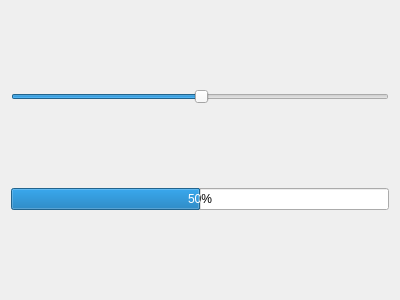
<?xml version="1.0" encoding="UTF-8"?>
<ui version="4.0">
 <class>Dialog</class>
 <widget class="QDialog" name="Dialog">
  <property name="geometry">
   <rect>
    <x>0</x>
    <y>0</y>
    <width>400</width>
    <height>300</height>
   </rect>
  </property>
  <property name="windowTitle">
   <string>Dialog</string>
  </property>
  <layout class="QVBoxLayout" name="verticalLayout">
   <item>
    <widget class="QSlider" name="horizontalSlider">
     <property name="value">
      <number>50</number>
     </property>
     <property name="orientation">
      <enum>Qt::Horizontal</enum>
     </property>
    </widget>
   </item>
   <item>
    <widget class="QProgressBar" name="progressBar">
     <property name="value">
      <number>50</number>
     </property>
    </widget>
   </item>
  </layout>
 </widget>
 <layoutdefault spacing="6" margin="11"/>
 <resources/>
 <connections>
  <connection>
   <sender>horizontalSlider</sender>
   <signal>valueChanged(int)</signal>
   <receiver>progressBar</receiver>
   <slot>setValue(int)</slot>
   <hints>
    <hint type="sourcelabel">
     <x>98</x>
     <y>97</y>
    </hint>
    <hint type="destinationlabel">
     <x>88</x>
     <y>202</y>
    </hint>
   </hints>
  </connection>
 </connections>
</ui>
